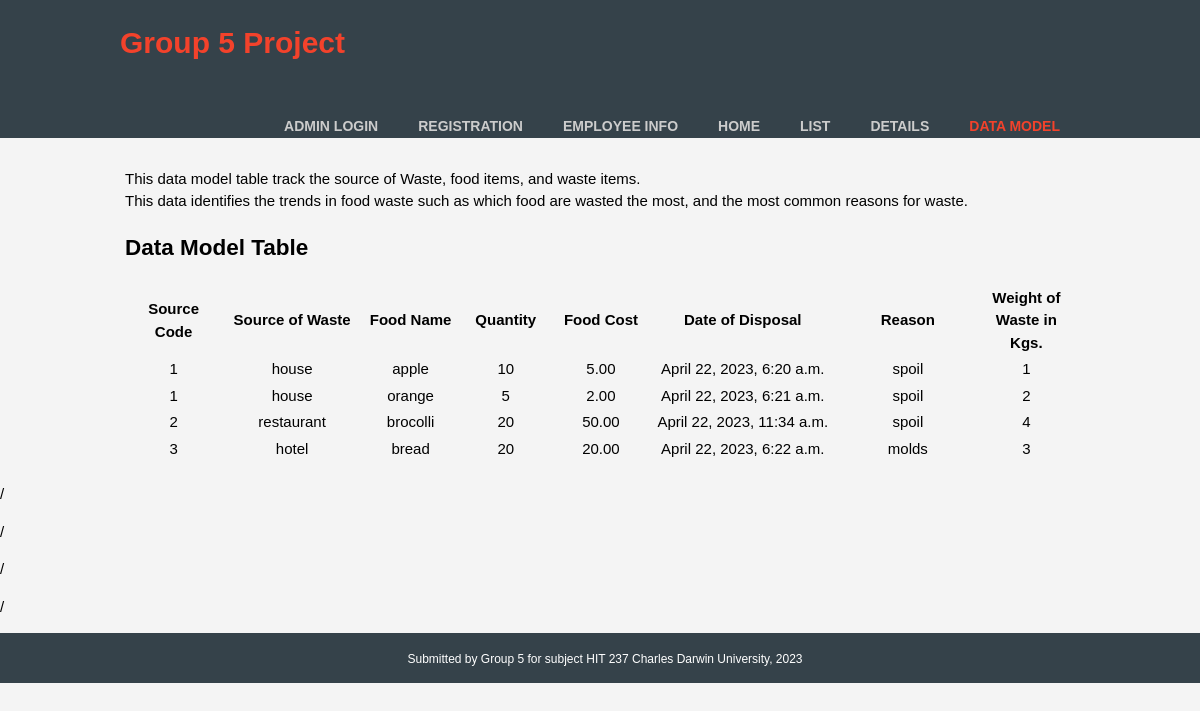
The app's page /datamodel/ with its own data.
### foodwaste_app/models.py (models this page shows, shortened)
class Data_Model_table(models.Model):
    waste_source_id = models.IntegerField(help_text='Unique Code for source of waste')
    waste_source_profile = models.CharField(max_length=200, help_text='Source of waste ex. House, restaurant, hotel, etc.')
    food_name = models.CharField(max_length=200, help_text='Name of Food ex. apple, bread, juice, etc.')
    food_quantity = models.IntegerField(help_text='Quantity of the food item')
    food_price = models.DecimalField(max_digits=9, decimal_places=2, default=9999.99, help_text='Cost of the food item')
    waste_date = models.DateTimeField(auto_now_add=False, help_text='Date of waste disposal.')
    waste_reason = models.CharField(max_length=200, help_text='Reason for disposing Waste.')
    waste_quantity = models.IntegerField(help_text='Weight of food waste in kgs.')

### foodwaste_app/views.py (the view)
# urls.py: path('datamodel/',views.datamodel, name='datamodel'),
def datamodel(request):
    results = Data_Model_table.objects.order_by('waste_source_id')
    content_data = {
            'list_data_model_table' : results
    }
    return render(request, 'foodwaste_app/datamodel.html', content_data )

### foodwaste_app/templates/foodwaste_app/datamodel.html (shortened to what this page needs)
{% extends 'foodwaste_app/base.html' %}
    {% block content %}
    <header>
        <div class="container">
            <div id="branding">
                <h1> <span class="highlight">Group 5 Project</h1>
            </div>
            <nav>
                <ul>
                    {% if user.is_authenticated %}
                    <li><a href="{% url 'adminuser_logout' %}">Admin Logout</a></li>
                    {% else %}
                    <li class="#"><a href="{% url 'adminuser_login' %}">Admin Login</a></li>
                    {% endif %}
                    <li><a href="{% url 'add_employee_submit' %}">Registration</a></li>
                    <li><a href="{% url 'empinfo' %}">Employee info</a></li>
                    <li><a href="{% url 'home' %}">Home</a></li>
                    <li><a href="{% url 'list_Topics' %}">List</a></li>
                    <li><a href="{% url 'details_Topics' %}">Details</a></li>
                    <li class="current"><a href="{% url 'datamodel' %}">Data Model</a></li>
                </ul>
            </nav>
        </div>
    </header>
        <section id="boxes">
        <div class="container">
            <div class="box">
                <p>This data model table track the source of Waste, food items, and waste items.
                <br>This data identifies the trends in food waste such as which food are wasted
                    the most, and the most common reasons for waste. </p>
                <h2>Data Model Table</h2>
                        {% if not list_data_model_table or list_data_model_table|length < 1 %}
                        <p>There are no Widgets in the database.</p>
                        {% else %}
                        <table>
                        <thead>
                            <tr>
                            <th style="width:10%;">Source Code</th>
                            <th style="width:15%;">Source of Waste</th>
                            <th style="width:10%;">Food Name</th>
                            <th style="width:10%;">Quantity</th>
                            <th style="width:10%;">Food Cost</th>
                            <th style="width:20%;">Date of Disposal</th>
                            <th style="width:15%;">Reason</th>
                            <th style="width:10%;">Weight of Waste in Kgs.</th>
                            </tr>
                        </thead>
                        <tbody>
                            {% for item in list_data_model_table %}
                            <tr>
                            <td><center>{{ item.waste_source_id }}</center></td>
                            <td><center>{{ item.waste_source_profile }}</center></td>
                            <td><center>{{ item.food_name }}</center></td>
                            <td><center>{{ item.food_quantity }}</center></td>
                            <td><center>{{ item.food_price }}</center></td>
                            <td><center>{{ item.waste_date}}</center></td>
                            <td><center>{{ item.waste_reason }}</center></td>
                            <td><center>{{ item.waste_quantity }}</center></td>
                            </tr>
                            {% endfor %}
                        </tbody>
                        </table>
                        {% endif %}
                    </div>
            </div>
        </section>
        <p>/<p>
            <p>/<p>
                <p>/<p>
                    <p>/<p>
        <footer>
            <p> Submitted by Group 5 for subject HIT 237 Charles Darwin University, 2023</p>
        </footer>
    {% endblock %}

### foodwaste_app/static/foodwaste_app/css/style.css (style rules this page uses)
body { font: 15px/1.5 Arial, Helvetica, sans-serif; padding: 0; margin: 0; background-color: #f4f4f4; }
.container { width: 80%; margin: auto; overflow: hidden; }
ul { margin: 0; padding: 0; }
header { background:#35424a; color: #ffffff; padding-top: 5x; min-height: 5px; }
header a { color: #cccccc; text-decoration: none; text-transform: uppercase; font-size: 14px; font-weight: bold; }
header li { float: left; display: inline; padding: 0 20px 0 20px; }
header #branding { float: left; }
header #branding { margin: 0; }
header nav { float: right; margin-top: 30px; }
header .highlight, header .current a { color: #f3422b; font-weight: bold; }
#boxes { margin-top: 10px; margin-bottom: 0px; }
#boxes .box { float: left; padding: 5px; }
footer { padding: 5px; margin-top: 5px; height: 40px; font-size: 12px; color: #ffffff; background-color:#35424a; text-align: center; position: bottom; left: 0; bottom: 0; width: 100%; }

### records on screen
Data_Model_table: waste_source_id "1", waste_source_profile "house", food_name "apple", food_quantity "10", food_price "5.00", waste_date "April 22, 2023, 6:20 a.m.", waste_reason "spoil", waste_quantity "1"
Data_Model_table: waste_source_id "1", waste_source_profile "house", food_name "orange", food_quantity "5", food_price "2.00", waste_date "April 22, 2023, 6:21 a.m.", waste_reason "spoil", waste_quantity "2"
Data_Model_table: waste_source_id "2", waste_source_profile "restaurant", food_name "brocolli", food_quantity "20", food_price "50.00", waste_date "April 22, 2023, 11:34 a.m.", waste_reason "spoil", waste_quantity "4"
Data_Model_table: waste_source_id "3", waste_source_profile "hotel", food_name "bread", food_quantity "20", food_price "20.00", waste_date "April 22, 2023, 6:22 a.m.", waste_reason "molds", waste_quantity "3"
